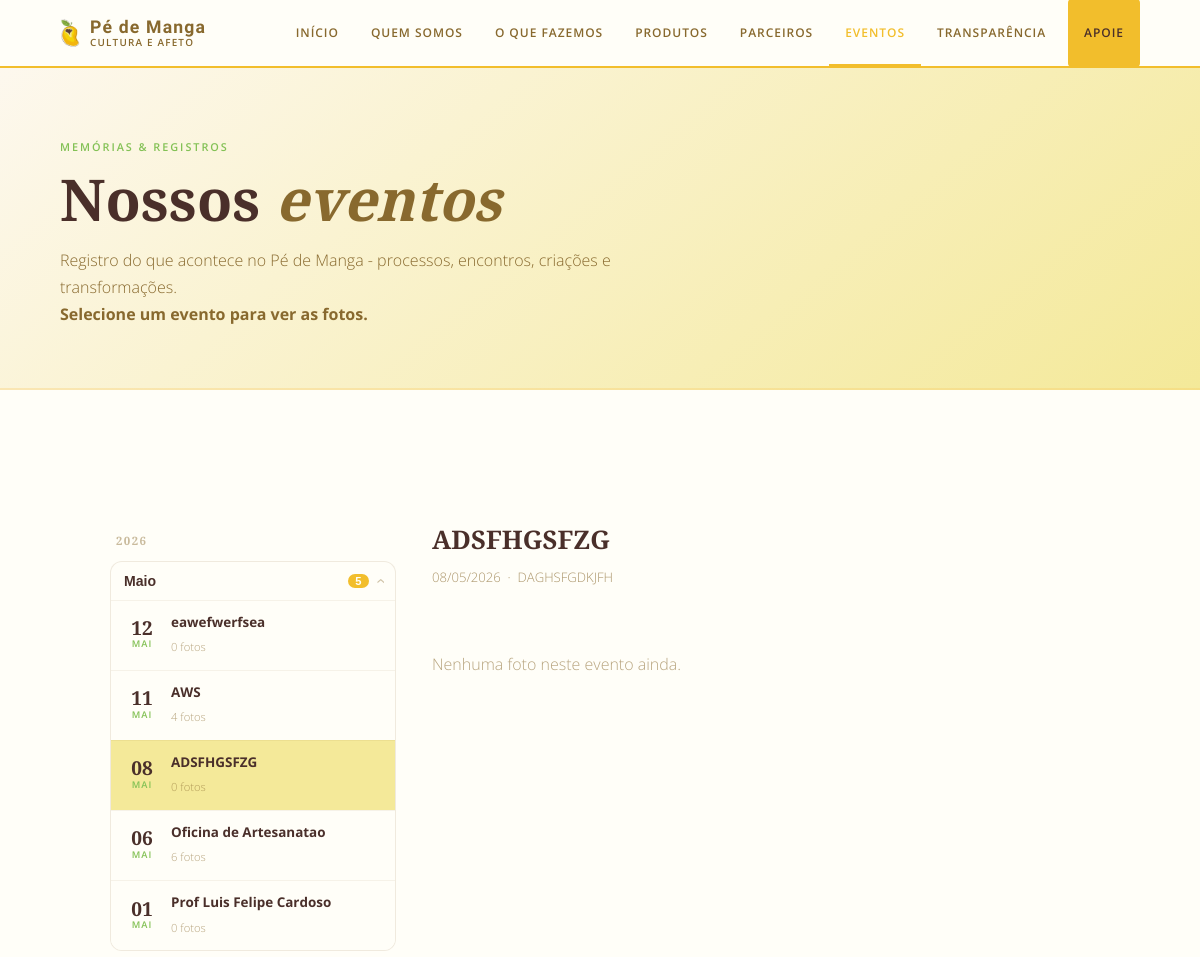
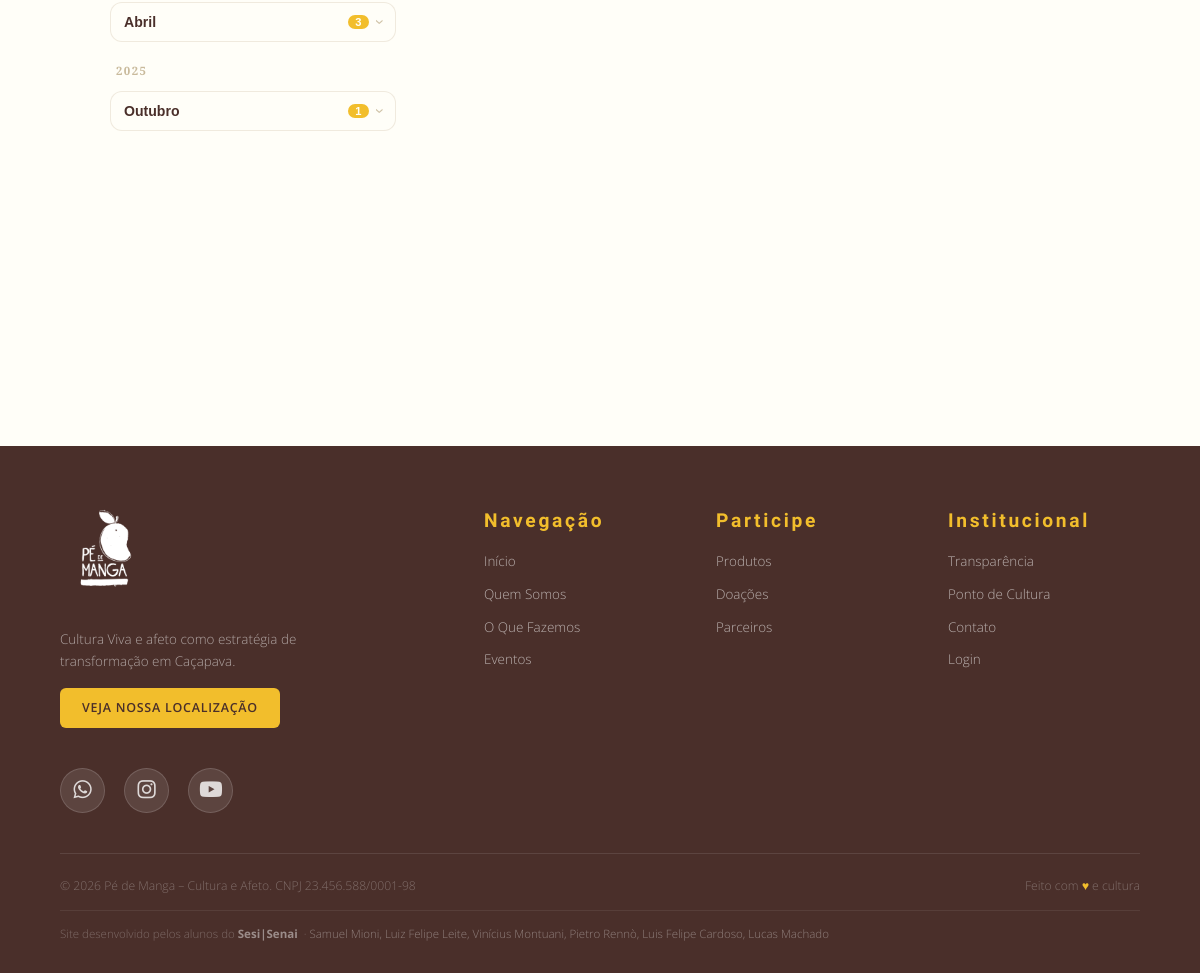
Page /eventos.php?id=8 on the committed database (2 pictures, top to bottom).
### tables this page shows
CREATE TABLE `eventos` (
  `id` int(10) UNSIGNED NOT NULL,
  `nome` varchar(255) NOT NULL,
  `descricao` text DEFAULT NULL,
  `data_evento` date NOT NULL,
  `criado_em` timestamp NOT NULL DEFAULT current_timestamp()
);

### includes/db.php (called while the page is built, shortened)
<?php
function get_db(): PDO
{
    static $pdo = null;
    if ($pdo === null) {
        $dsn = 'mysql:host=' . DB_HOST . ';dbname=' . DB_NAME . ';charset=' . DB_CHARSET;
        $pdo = new PDO($dsn, DB_USER, DB_PASS, [
            PDO::ATTR_ERRMODE            => PDO::ERRMODE_EXCEPTION,
            PDO::ATTR_DEFAULT_FETCH_MODE => PDO::FETCH_ASSOC,
            PDO::ATTR_EMULATE_PREPARES   => false,
        ]);
    }
    return $pdo;
}

### includes/config.php (called while the page is built, shortened)
<?php
require_once __DIR__ . '/db.php';
function get_eventos(): array
{
    return get_db()->query(
        'SELECT e.*, COUNT(f.id) AS total_fotos
         FROM eventos e
         LEFT JOIN evento_fotos f ON f.evento_id = e.id
         GROUP BY e.id
         ORDER BY e.data_evento DESC'
    )->fetchAll();
}

### eventos.php (the view, shortened to what this page needs)
<?php
require_once 'includes/config.php';
$db = get_db();
$eventos = get_eventos();
$meses_pt = ['Janeiro','Fevereiro','Março','Abril','Maio','Junho',
             'Julho','Agosto','Setembro','Outubro','Novembro','Dezembro'];
$por_ano_mes = [];
foreach ($eventos as $ev) {
    $ts  = strtotime($ev['data_evento']);
    $ano = date('Y', $ts);
    $mes = (int)date('n', $ts);
    $por_ano_mes[$ano][$mes][] = $ev;
}
krsort($por_ano_mes);
$ev_id  = isset($_GET['id']) ? (int)$_GET['id'] : ($eventos[0]['id'] ?? 0);
$ev_sel = null;
$fotos = [];
if ($ev_id > 0) {
  $st = $db->prepare('SELECT * FROM eventos WHERE id = ?');
  $st->execute([$ev_id]);
  $ev_sel = $st->fetch(PDO::FETCH_ASSOC);
  if ($ev_sel) {
    $fotos = get_evento_fotos($ev_id);
  }
}
$ano_ativo = $ev_sel ? date('Y', strtotime($ev_sel['data_evento'])) : '';
$mes_ativo = $ev_sel ? (int)date('n', strtotime($ev_sel['data_evento'])) : 0;
?>
<!DOCTYPE html>
<html lang="pt-BR">
<head>
  <link rel="stylesheet" href="https://cdnjs.cloudflare.com/ajax/libs/font-awesome/6.4.0/css/all.min.css">
  <link rel="stylesheet" href="assets/css/style.css">
</head>
<body>
  <?php require 'includes/nav.php'; ?>
  <div class="page-wrap">
    <div class="page-hero">
      <p class="ph-tag">Memórias & Registros</p>
      <h1>Nossos <em>eventos</em></h1>
      <p>Registro do que acontece no Pé de Manga - processos, encontros, criações e transformações.</p>
      <p><strong>Selecione um evento para ver as fotos.</strong></p>
    </div>
    <section>
      <div class="section-inner">
        <?php if (empty($eventos)): ?>
          <p style="text-align:center;padding:60px 0;color:var(--marrom);opacity:.6;">
            Nenhum evento cadastrado ainda.
          </p>
        <?php else: ?>
          <div class="eventos-layout">
            <aside class="eventos-lista">
              <?php foreach ($por_ano_mes as $ano => $meses): ?>
                <div class="ev-ano-label"><?= $ano ?></div>
                <?php foreach ($meses as $mes_num => $evs_mes): ?>
                  <?php $aberto = ($ano == $ano_ativo && $mes_num == $mes_ativo); ?>
                  <div class="ev-grupo <?= $aberto ? 'open' : '' ?>">
                    <button class="ev-grupo-header" onclick="toggleGrupo(this)" aria-expanded="<?= $aberto ? 'true' : 'false' ?>">
                      <span class="ev-grupo-mes"><?= $meses_pt[$mes_num - 1] ?></span>
                      <span class="ev-grupo-count"><?= count($evs_mes) ?></span>
                      <span class="ev-grupo-arrow">&#8250;</span>
                    </button>
                    <div class="ev-grupo-body">
                      <?php foreach ($evs_mes as $ev): ?>
                        <a href="eventos.php?id=<?= $ev['id'] ?>"
                           class="evento-item <?= $ev['id'] == $ev_id ? 'ativo' : '' ?>">
                          <div class="evento-item-data">
                            <span class="ev-dia"><?= date('d', strtotime($ev['data_evento'])) ?></span>
                            <span class="ev-mes"><?= strftime_mes($ev['data_evento']) ?></span>
                          </div>
                          <div class="evento-item-info">
                            <strong><?= htmlspecialchars($ev['nome']) ?></strong>
                            <span><?= $ev['total_fotos'] ?> foto<?= $ev['total_fotos'] != 1 ? 's' : '' ?></span>
                          </div>
                        </a>
                      <?php endforeach; ?>
                    </div>
                  </div>
                <?php endforeach; ?>
              <?php endforeach; ?>
            </aside>
            <div class="eventos-fotos">
              <?php if ($ev_sel): ?>
                <div class="eventos-fotos-header">
                  <h2><?= htmlspecialchars($ev_sel['nome']) ?></h2>
                  <p class="eventos-fotos-meta">
                    <?= date('d/m/Y', strtotime($ev_sel['data_evento'])) ?>
                    <?php if (!empty($ev_sel['descricao'])): ?>
                      &nbsp;·&nbsp; <?= htmlspecialchars($ev_sel['descricao']) ?>
                    <?php endif; ?>
                  </p>
                </div>
                <?php if (empty($fotos)): ?>
                  <p style="padding:40px 0;color:var(--marrom);opacity:.6;">Nenhuma foto neste evento ainda.</p>
                <?php endif; ?>
              <?php endif; ?>
            </div>
          </div>
        <?php endif; ?>
        <div style="margin-top: 30px;" class="mvv-cards">
        </div>
      </div>
    </section>
  </div>
  <?php require 'includes/footer.php'; ?>
</body>
</html>
<?php
function strftime_mes(string $date): string
{
  $meses = ['jan', 'fev', 'mar', 'abr', 'mai', 'jun', 'jul', 'ago', 'set', 'out', 'nov', 'dez'];
  return $meses[(int) date('n', strtotime($date)) - 1];
}
?>

### rows in the picture
eventos: data_evento "12", data_evento "MAI", nome "eawefwerfsea", total_fotos "0"
eventos: data_evento "11", data_evento "MAI", nome "AWS", total_fotos "4"
eventos: data_evento "08", data_evento "MAI", nome "ADSFHGSFZG", total_fotos "0", data_evento "08/05/2026", descricao "DAGHSFGDKJFH"
eventos: data_evento "06", data_evento "MAI", nome "Oficina de Artesanatao", total_fotos "6"
eventos: data_evento "01", data_evento "MAI", nome "Prof Luis Felipe Cardoso", total_fotos "0"

### other values in the picture
$ano "2026"
$meses_pt[$mes_num - 1] "Maio"
count($evs_mes) "5"
$meses_pt[$mes_num - 1] "Abril"
count($evs_mes) "3"
$ano "2025"
$meses_pt[$mes_num - 1] "Outubro"
count($evs_mes) "1"
